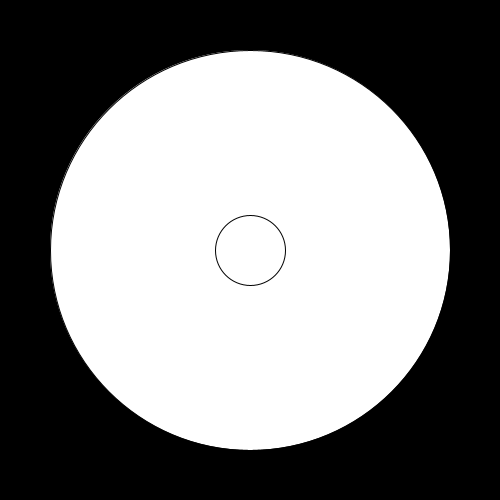
Frame 1 (no input)
Frame 60 (the mouse pressed at the canvas centre just before this capture): identical to frame 1, image omitted
Frame 120 (the mouse held since frame 60 and released just before this capture): identical to frame 1, image omitted

The Processing sketch that drew this single still picture (run headless with seeded random() and noise(); from frame 60 on, the mouse is pressed at the canvas centre):

// Processing sketch: spring
// ── spring.pde
float cx, cy;
float x, y;
float vx, vy;

void setup() {
  size(500, 500);
  cx = x = width/2;
  cy = y = height/2;
  vx = vy = 0;
}

void draw() {
  background(0);
  ellipse(cx, cy, 400, 400);
  if (mousePressed) {
    x = mouseX;
    y = mouseY;
  } else {
    float k = 0.1;
    float d = 0.3;
    float m = 5;
    float fx = k*(cx - x) - d*vx;
    float fy = k*(cy - y) - d*vy;
    vx += fx/m;
    vy += fy/m;
    x += vx;
    y += vy;
  }
  //fill(#F2ABAB);
  ellipse(x, y, 70, 70);
}
